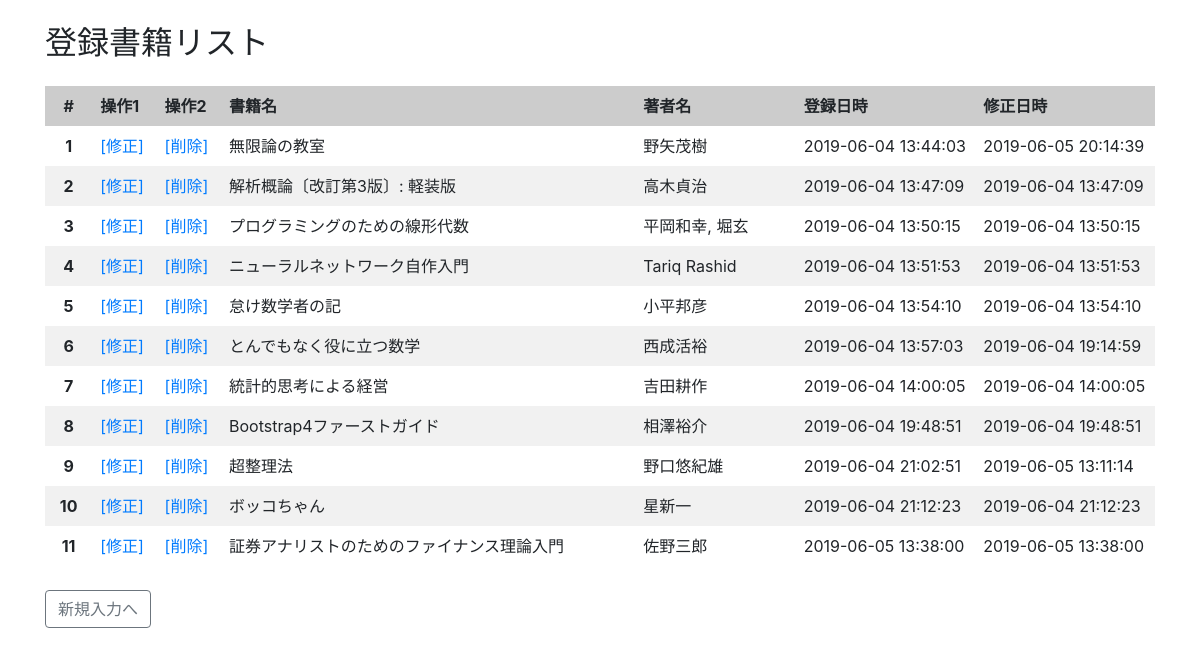
The page /select.php on the database its author committed.
### tables this page shows
CREATE TABLE `gs_bm_table` (
  `id` int(12) NOT NULL,
  `bookname` varchar(64) NOT NULL,
  `author` text NOT NULL,
  `bookurl` text NOT NULL,
  `comment` text NOT NULL,
  `created` datetime NOT NULL DEFAULT CURRENT_TIMESTAMP,
  `updated` datetime NOT NULL DEFAULT CURRENT_TIMESTAMP ON UPDATE CURRENT_TIMESTAMP
);

### select.php (the view, shortened to what this page needs)
<?php
$pdo = db_con();
$stmt = $pdo->prepare("SELECT * FROM gs_bm_table");
$status = $stmt->execute();
$list = "";
$nbr = 1;
if ($status == false) {
    sqlError($stmt);
} else {
    while ($result = $stmt->fetch(PDO::FETCH_ASSOC)) {
      if($nbr % 2 == 0){
        $list .= '<tr bgcolor="#f1f1f1"><th width="50px" class="text-center">'.($nbr).'</th>';
      }else{
        $list .= '<tr><th width="50px" class="text-center">'.($nbr).'</th>';
      }
      $list .= '<td width="70px">';
      $list .= '<a href="amend.php?id='.$result["id"].'">';
      $list .= "[修正]";
      $list .= '</a>';
      $list .= '</td>';
      $list .= '<td width="70px">';
      $list .= '<a href="confirm_delete.php?id='.$result["id"].'">';
      $list .= "[削除]";
      $list .= '</a>';
      $list .= '</td>';
      $list .= '<td width="480px">'.$result["bookname"].'</td>';
      $list .= '<td width="180px">'.$result["author"].'</td>';
      $list .= '<td width="200px">'.$result["created"].'</td>';
      $list .= '<td width="200px">'.$result["updated"].'</td></tr>';
      $nbr++ ;
    }
}
?>
<!DOCTYPE html>
<html lang="ja">
<head>
<link rel="stylesheet" href="https://stackpath.bootstrapcdn.com/bootstrap/4.3.1/css/bootstrap.min.css">
</head>
<body id="main">
<div class="container">
  <h2 class="mt-4 mb-4">登録書籍リスト</h2>
<table cellpadding="8">
<tr bgcolor="#cccccc"><th class="text-center">#</th><th>操作1</th><th>操作2</th><th>書籍名</th><th>著者名</th><th>登録日時</th><th>修正日時</th></tr>
<?=$list?>
</table>
<br>
<input type="button" onclick="location.href='index.php'" value="新規入力へ" class="btn btn-outline-secondary">
</div>
</body>
</html>

### rows shown on the page
gs_bm_table: value "[修正] [削除]", bookname "無限論の教室", author "野矢茂樹", created "2019-06-04 13:44:03", updated "2019-06-05 20:14:39"
gs_bm_table: value "[修正] [削除]", bookname "解析概論〔改訂第3版〕: 軽装版", author "高木貞治", created "2019-06-04 13:47:09", updated "2019-06-04 13:47:09"
gs_bm_table: value "[修正] [削除]", bookname "プログラミングのための線形代数", author "平岡和幸, 堀玄", created "2019-06-04 13:50:15", updated "2019-06-04 13:50:15"
gs_bm_table: value "[修正] [削除]", bookname "ニューラルネットワーク自作入門", author "Tariq Rashid", created "2019-06-04 13:51:53", updated "2019-06-04 13:51:53"
gs_bm_table: value "[修正] [削除]", bookname "怠け数学者の記", author "小平邦彦", created "2019-06-04 13:54:10", updated "2019-06-04 13:54:10"
gs_bm_table: value "[修正] [削除]", bookname "とんでもなく役に立つ数学", author "西成活裕", created "2019-06-04 13:57:03", updated "2019-06-04 19:14:59"
gs_bm_table: value "[修正] [削除]", bookname "統計的思考による経営", author "吉田耕作", created "2019-06-04 14:00:05", updated "2019-06-04 14:00:05"
gs_bm_table: value "[修正] [削除]", bookname "Bootstrap4ファーストガイド", author "相澤裕介", created "2019-06-04 19:48:51", updated "2019-06-04 19:48:51"
gs_bm_table: value "[修正] [削除]", bookname "超整理法", author "野口悠紀雄", created "2019-06-04 21:02:51", updated "2019-06-05 13:11:14"
gs_bm_table: value "[修正] [削除]", bookname "ボッコちゃん", author "星新一", created "2019-06-04 21:12:23", updated "2019-06-04 21:12:23"
gs_bm_table: value "[修正] [削除]", bookname "証券アナリストのためのファイナンス理論入門", author "佐野三郎", created "2019-06-05 13:38:00", updated "2019-06-05 13:38:00"
